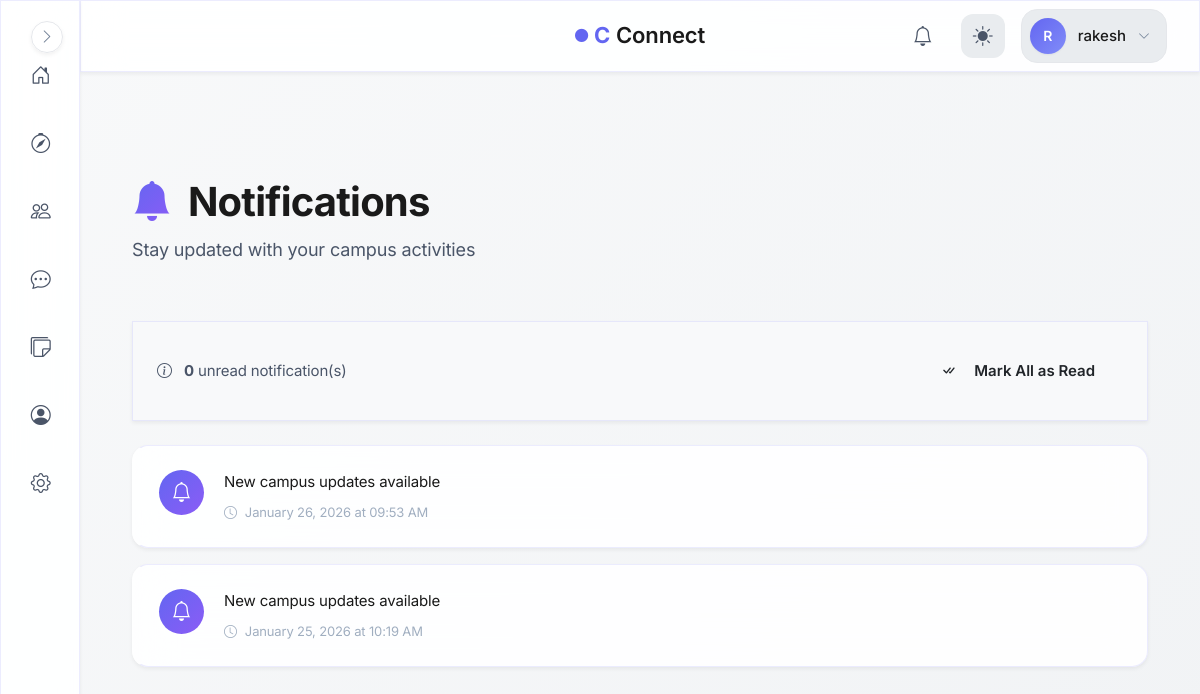
Page /notifications_list (signed in) on the earlier database version.
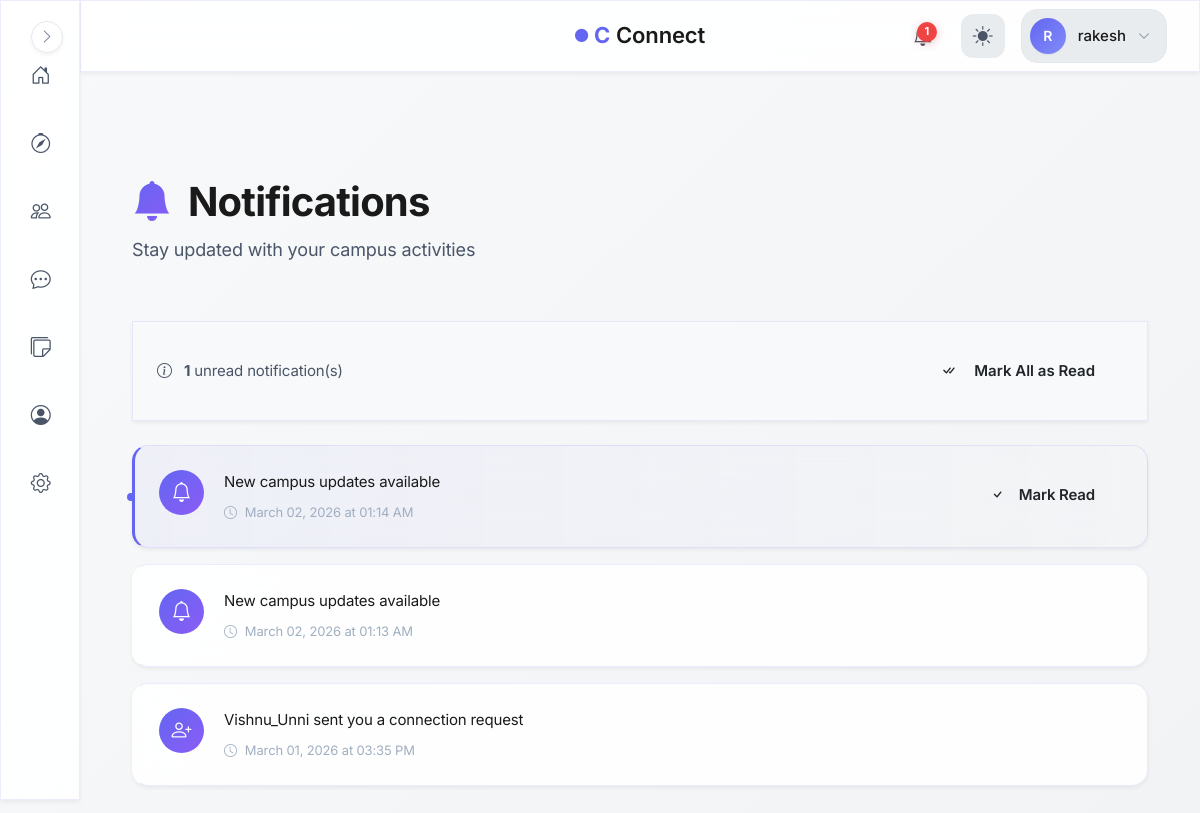
Same page on the later database version.
### models.py (models this page shows, shortened)
class User(UserMixin, db.Model):
    id = db.Column(db.Integer, primary_key=True, autoincrement=True)  # Unique identifier
    username = db.Column(db.String(100), nullable=False)  # Name of the user (later can add this unique if needed)
    email = db.Column(db.String(120), nullable=False, unique=True)  # Email of the user
    password = db.Column(db.String(200), nullable=False)  # Passwords not hashed yet (done in setup_db.py)
    created_at = db.Column(db.DateTime, default=db.func.now())  # Timestamp of account creation
    last_login = db.Column(db.DateTime, nullable=True)  # Timestamp of last login
    pass

class Notification(db.Model):
    id = db.Column(db.Integer, primary_key=True, autoincrement=True)
    user_id = db.Column(db.Integer, db.ForeignKey('user.id'), nullable=False)
    sender_id = db.Column(db.Integer, db.ForeignKey('user.id'), nullable=True)
    type = db.Column(db.String(30), nullable=False, default='general')
    ref_id = db.Column(db.Integer, nullable=True, index=True)  # ID of post/connection/etc
    message = db.Column(db.String(255), nullable=False)
    is_read = db.Column(db.Boolean, default=False)
    created_at = db.Column(db.DateTime, default=db.func.now())
    user = db.relationship('User', foreign_keys=[user_id], backref='notifications')
    sender = db.relationship('User', foreign_keys=[sender_id])

### blueprints/notifications/routes.py (the view)
@notifications.route('/notifications_list')
@login_required
def notifications_list():
    notifs = Notification.query.filter_by(user_id=current_user.id) \
                .order_by(Notification.created_at.desc()) \
                .all()
    return render_template('notifications/notif_list.html', notifs=notifs)

### blueprints/auth/__init__.py (called while the page is built)
@login_manager.user_loader
def load_user(user_id):
    from models import User  # Importing User model for querying  (import here to avoid circular imports)
    return User.query.get(int(user_id))

@auth.after_app_request
def add_header(response):
    if current_user.is_authenticated and request.blueprint == 'auth':
        response.headers['Cache-Control'] = 'no-store, no-cache, must-revalidate, post-check=0, pre-check=0, max-age=0'
        response.headers['Pragma'] = 'no-cache'
        response.headers['Expires'] = '-1'
    return response

### factory_helpers.py (called while the page is built, shortened)
def register_security_headers(app):
    @app.after_request
    def set_secure_headers(response):
        response.headers['Content-Security-Policy'] = (
            "default-src 'self'; "
            "img-src 'self' data: blob: https:; "# Allow external images
            "style-src 'self' 'unsafe-inline' https:; "# ADD https: for CDNs
            "script-src 'self' 'unsafe-inline' https:; "# ADD https: for JS
            "font-src 'self' https: data:; "# Google Fonts
            "connect-src 'self' https:;"  # ← ADD https: for CDNs/maps
        )
        response.headers['X-Content-Type-Options'] = 'nosniff'
        response.headers['X-Frame-Options'] = 'DENY'
        response.headers['Referrer-Policy'] = 'strict-origin-when-cross-origin'
        response.headers['Permissions-Policy'] = 'geolocation=(), microphone=()'
        return response

def to_ist(utc_dt):
    ist = pytz.timezone('Asia/Kolkata')
    return utc_dt.replace(tzinfo=pytz.utc).astimezone(ist)

def register_daily_cleanup(app):
    if not hasattr(app, "_last_notification_cleanup"):
        app._last_notification_cleanup = None
    @app.before_request
    def daily_cleanup():
        now = datetime.now(timezone.utc)
        last = getattr(app, "_last_notification_cleanup", None)
        if last is None or (now - last).days >= 1:
            from blueprints.notifications.service import cleanup_old_notifications
            deleted = cleanup_old_notifications()
            app.logger.info(f"Cleaned up {deleted} old notifications.")
            app._last_notification_cleanup = now

def register_profilevisit_cleanup(app):
    last_cleanup = {'t': 0}
    @app.before_request
    def cleanup_visits():
        now = time.time()
        if now - last_cleanup['t'] < 3600:  # run once every hour
            return

### blueprints/notifications/templates/notifications/notif_list.html (shortened to what this page needs)
{% extends "base.html" %}
{% block body %}
<div class="container py-4">
    <div class="notifications-header animate-on-scroll">
        <h1 class="notifications-title">
            <i class="bi bi-bell-fill me-2" style="background: linear-gradient(135deg, var(--primary-color), var(--accent-color)); -webkit-background-clip: text; -webkit-text-fill-color: transparent;"></i>
            Notifications
        </h1>
        <p class="notifications-subtitle">Stay updated with your campus activities</p>
    </div>
    {% if notifs %}
    <div class="notifications-actions glass-card animate-on-scroll">
        <div class="notif-stats">
            <i class="bi bi-info-circle me-2"></i>
            <strong>{{ notifs | selectattr("is_read", "equalto", False) | list | length }}</strong> unread notification(s)
        </div>
        <form method="POST" action="{{ url_for('notifications.mark_all_read') }}">
            <button class="btn btn-primary-custom btn-sm">
                <i class="bi bi-check-all me-2"></i>Mark All as Read
            </button>
        </form>
    </div>
    {% endif %}
    <div class="notifications-list">
        {% if notifs %}
            {% for n in notifs %}
            <div class="notif-item glass-card animate-on-scroll {{ '' if n.is_read else 'unread' }}">
                <div class="notif-content">
                    <div class="notif-icon">
                        <i class="bi bi-{{ 'person-plus' if 'connection' in n.message.lower() else 'bell' }}"></i>
                    </div>
                    <div class="notif-body">
                        <div class="notif-message">{{ n.message }}</div>
                        <div class="notif-time">
                            <i class="bi bi-clock"></i>
                            {{ to_ist(n.created_at).strftime('%B %d, %Y at %I:%M %p') }}
                        </div>
                    </div>
                    {% if not n.is_read %}
                    <div class="notif-actions">
                        <a href="{{ url_for('notifications.mark_read', notif_id=n.id) }}" class="btn btn-outline-custom btn-sm">
                            <i class="bi bi-check"></i>
                            <span class="d-none d-md-inline ms-1">Mark Read</span>
                        </a>
                    </div>
                    {% endif %}
                </div>
            </div>
            {% endfor %}
        {% endif %}
    </div>
</div>
{% endblock %}

### templates/base.html (shortened to what this page needs)
<!DOCTYPE html>
<html lang="en">
<head>
    <link rel="stylesheet" href="https://cdn.jsdelivr.net/npm/bootstrap-icons@1.11.1/font/bootstrap-icons.css">
    <link href="https://cdn.jsdelivr.net/npm/bootstrap@5.3.2/dist/css/bootstrap.min.css" rel="stylesheet">
    <link rel="stylesheet" href="{{ url_for('static', filename='css/global.css') }}">
</head>
<body>
    {% if current_user.is_authenticated %}
        <aside class="sidebar glass-effect" id="sidebar">
            <nav class="sidebar__nav">
                <a href="{{ url_for('main.dashboard') }}" class="sidebar__link" data-tooltip="Dashboard">
                    <div class="sidebar__link-icon">
                        <i class="bi bi-house-door"></i>
                    </div>
                </a>
                <a href="{{ url_for('main.search_page') }}" class="sidebar__link" data-tooltip="Discover">
                    <div class="sidebar__link-icon">
                        <i class="bi bi-compass"></i>
                    </div>
                </a>
                <a href="{{ url_for('connections.connections_home') }}" class="sidebar__link" data-tooltip="Connections">
                    <div class="sidebar__link-icon">
                        <i class="bi bi-people"></i>
                    </div>
                </a>
                <a href="{{ url_for('messages.inbox') }}" class="sidebar__link" data-tooltip="Messages">
                    <div class="sidebar__link-icon">
                        <i class="bi bi-chat-dots"></i>
                    </div>
                </a>
                <a href="/campus-board" class="sidebar__link" data-tooltip="Messages">
                    <div class="sidebar__link-icon">
                        <i class="bi bi-stickies"></i>
                    </div>
                </a>
                <a href="{{ url_for('auth.profile') }}" class="sidebar__link" data-tooltip="Profile">
                    <div class="sidebar__link-icon">
                        <i class="bi bi-person-circle"></i>
                    </div>
                </a>
                <a href="{{ url_for('main.settings') }}" class="sidebar__link" data-tooltip="Settings">
                    <div class="sidebar__link-icon">
                        <i class="bi bi-gear"></i>
                    </div>
                </a>
            </nav>
            <button class="sidebar__toggle" id="sidebarToggle" aria-label="Toggle sidebar">
                <i class="bi bi-chevron-right"></i>
            </button>
        </aside>
        <header class="topbar glass-effect">
            <div class="topbar__container">
                <div class="topbar__center">
                    <a href="{{ url_for('main.home') }}" class="topbar__brand">
                        <span class="brand-icon-small">
                            <i class="bi bi-circle-fill"></i>
                        </span>
                        <span class="brand-c">C</span>
                        <span class="brand-text">Connect</span>
                    </a>
                </div>
                <div class="topbar__actions">
                    <a href="{{ url_for('notifications.notifications_list') }}" class="topbar__icon-btn" aria-label="Notifications">
                        <i class="bi bi-bell"></i>
                        {% set unread = current_user.notifications | selectattr("is_read", "equalto", False) | list %}
                        {% if unread|length > 0 %}
                        <span class="topbar__badge">{{ unread|length }}</span>
                        {% endif %}
                    </a>
                    <button class="topbar__icon-btn topbar__theme-toggle" id="themeToggle" aria-label="Toggle theme">
                        <i class="bi bi-sun-fill" id="themeIcon"></i>
                    </button>
                    <div class="topbar__profile" id="profileDropdown">
                        <button class="topbar__profile-btn" aria-label="Profile menu">
                            <div class="topbar__avatar">
                                {{ current_user.username[0].upper() }}
                            </div>
                            <span class="topbar__username">{{ current_user.username }}</span>
                            <i class="bi bi-chevron-down topbar__profile-arrow"></i>
                        </button>
                    </div>
                </div>
            </div>
        </header>
    {% endif %}
    <main class="main-content">
        {% block body %}{% endblock %}
    </main>
</body>
</html>

### blueprints/notifications/templates/notifications/notif_list.html (style rules this page uses)
.notifications-header { padding: 2.5rem 0; }
.notifications-title { font-size: clamp(2rem, 4vw, 2.5rem); font-weight: 700; margin-bottom: 0.5rem; }
.notifications-subtitle { color: var(--text-secondary); font-size: 1.125rem; }
.notifications-actions { display: flex; justify-content: space-between; align-items: center; margin-bottom: 1.5rem; padding: 1.5rem; background: var(--bg-secondary); border-radius: var(--border-radius-md); }
.notif-stats { color: var(--text-secondary); font-size: 0.9375rem; }
.notif-item { padding: 1.5rem; margin-bottom: 1rem; transition: all 0.3s ease; border-left: 3px solid transparent; position: relative; }
.notif-item.unread { background: linear-gradient(90deg, rgba(99, 102, 241, 0.05), transparent); border-left-color: var(--primary-color); }
.notif-item.unread::before { content: ''; position: absolute; left: -8px; top: 50%; transform: translateY(-50%); width: 8px; height: 8px; background: var(--primary-color); border-radius: 50%; animation: pulse-dot 2s infinite; }
.notif-content { display: flex; align-items: flex-start; gap: 1.25rem; }
.notif-icon { width: 45px; height: 45px; background: linear-gradient(135deg, var(--primary-color), var(--accent-color)); border-radius: 50%; display: flex; align-items: center; justify-content: center; font-size: 1.25rem; color: white; flex-shrink: 0; }
.notif-body { flex: 1; }
.notif-message { font-size: 0.9375rem; color: var(--text-primary); line-height: 1.6; margin-bottom: 0.5rem; }
.notif-time { font-size: 0.8125rem; color: var(--text-muted); display: flex; align-items: center; gap: 0.5rem; }
.notif-actions { display: flex; gap: 0.5rem; flex-shrink: 0; }

Differences in the rows shown:
removed Notification: message "New campus updates available", created_at "January 26, 2026 at 09:53 AM"
removed Notification: message "New campus updates available", created_at "January 25, 2026 at 10:19 AM"
added Notification: message "New campus updates available", created_at "March 02, 2026 at 01:14 AM", is_read False (drawn)
added Notification: message "New campus updates available", created_at "March 02, 2026 at 01:13 AM"
added Notification: message "Vishnu_Unni sent you a connection request", created_at "March 01, 2026 at 03:35 PM"
Other differences:
{{ unread|length }}: (not shown) → "1"
{{ notifs | selectattr("is_read", "equalto", False) | list | length }}: "0" → "1"
